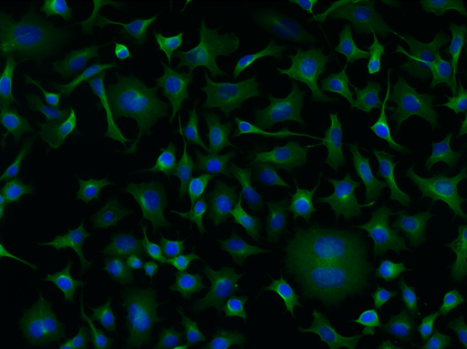
#> input picture omnipose/scripts/img02.png, 467 x 349 px; its folder holds only this picture in this run
$ python -i getshape.py   (imports and definitions only)   (older library calls are emulated)
#> lines starting #> are read from the running program, lines starting #| are printed output that depends on the picture; after the words box and inside, x2 and y2 are one past the last pixel; in counts of white or black regions, pixels touching at a corner belong together
import cv2
from PIL import Image
import tifffile
import numpy as np
import matplotlib.pyplot as plt
import os
import glob
from copy import copy
from skimage.filters.rank import entropy
from skimage.morphology import disk, ball
from PIL import ImageDraw

class Getshape:
    #ディレクトリ作成
    # [206 lines left out: functions make_dir, img_diff, imgfilter, edge, threshold, dia_filter and 11 more, not called in this run]

    # opencvのwatershed法
    def watershed_method(self, image):
        kernel = np.ones((3,3),np.uint8)
        # モルフォロジー演算のDilationを使う
        sure_bg = cv2.dilate(image,kernel,iterations=2)
        dist_transform = cv2.distanceTransform(image,cv2.DIST_L2,5)
        ret, sure_fg = cv2.threshold(dist_transform,0.5*dist_transform.max(),255,0)
        sure_fg = np.uint8(sure_fg)
        unknown = cv2.subtract(sure_bg,sure_fg)
        # foregroundの1オブジェクトごとにラベル（番号）を振っていく
        ret, markers = cv2.connectedComponents(sure_fg)
        markers = markers+1
        markers[unknown==255] = 0
        # image = np.broadcast_to(image,(image.shape[0],image.shape[1],3))
        image = np.array([image,image,image])
        image = image.transpose(1,2,0)
        water_image = cv2.watershed(image,markers)
        return water_image

    # [74 lines left out: functions make_mask, masked_fft, highpath2, hist, not called in this run]

>>> import cv2
>>> picture = cv2.imread('omnipose/scripts/img02.png', cv2.IMREAD_GRAYSCALE)
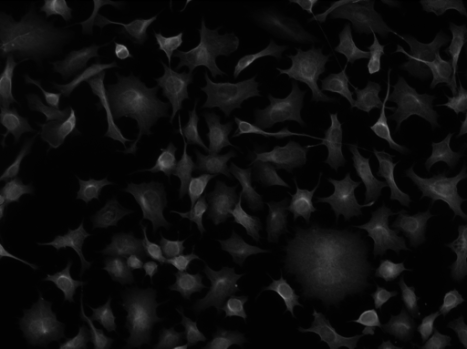
#> picture: shape (349, 467); min 0, max 154, mean 13.8
>>> result = Getshape().watershed_method(picture)
#> in watershed_method, `sure_bg = cv2.dilate(image,kernel,iterations=2)`:
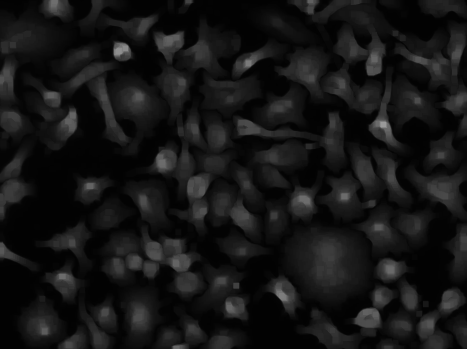
#> sure_bg: shape (349, 467); min 2, max 154, mean 21.1
#> in watershed_method, `dist_transform = cv2.distanceTransform(image,cv2.DIST_L2,5)`:
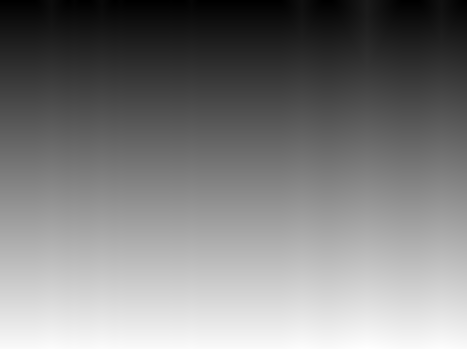
#> dist_transform: shape (349, 467) float32; min 0, max 354.9, mean 175.4; drawn with min black and max white
#> in watershed_method, `ret, sure_fg = cv2.threshold(dist_transform,0.5*dist_transform.max(),2..`:
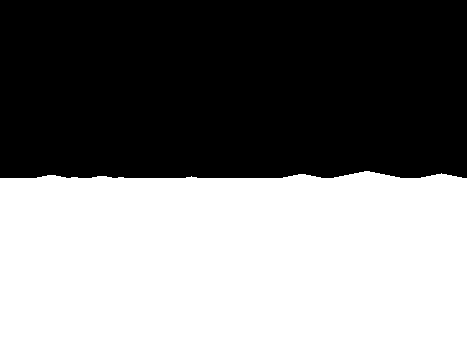
#> sure_fg: shape (349, 467) float32; 49.3% white; 1 white region, box (x1, y1, x2, y2) and area: (0, 171, 467, 349) 80418
#> in watershed_method, `ret, sure_fg = cv2.threshold(dist_transform,0.5*dist_transform.max(),2..`: ret = 177.4
#> in watershed_method, `unknown = cv2.subtract(sure_bg,sure_fg)`:
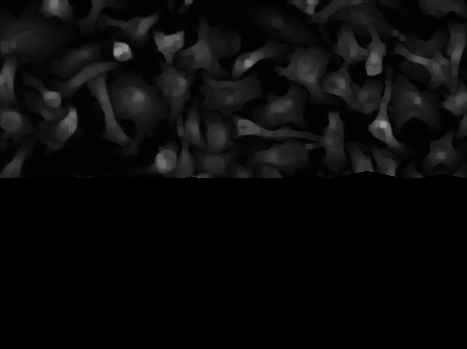
#> unknown: shape (349, 467); min 0, max 154, mean 10.5
#> in watershed_method, `ret, markers = cv2.connectedComponents(sure_fg)`: ret = 2
#> in watershed_method, `water_image = cv2.watershed(image,markers)`:
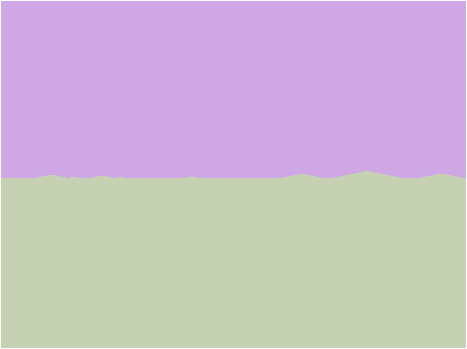
#> water_image: shape (349, 467) int32; 3 distinct labels, from -1 to 2; one colour per label, 0 black, -1 white
